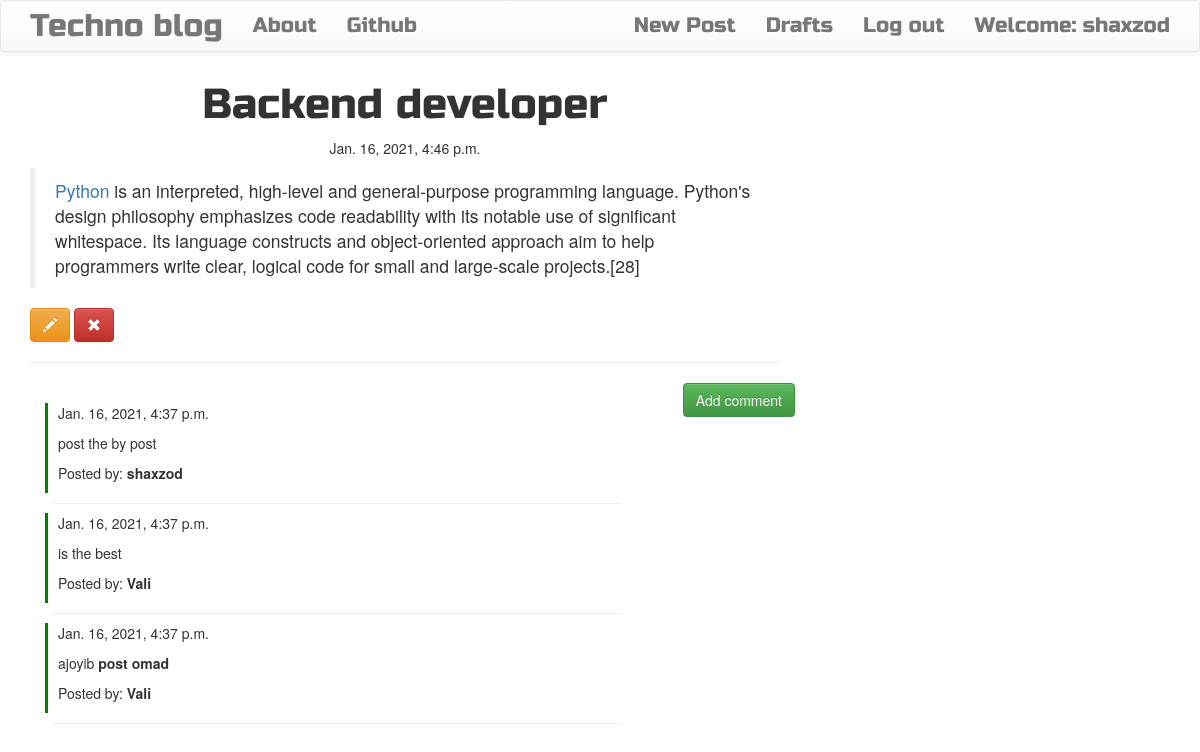
The app's page /post/1/ (signed in) with its own data.
### blog/models.py (models this page shows, shortened)
class Post(models.Model):
    author=models.ForeignKey('auth.User',on_delete=models.CASCADE)
    title=models.CharField(max_length=200)
    content=models.TextField()
    created_date=models.DateTimeField(default=timezone.now())
    published_date=models.DateTimeField(blank=True,null=True)

class Comment(models.Model):
    post=models.ForeignKey('blog.Post',on_delete=models.CASCADE,related_name='comments')
    author=models.ForeignKey('auth.User',on_delete=models.CASCADE)
    text=models.TextField()
    created_date=models.DateTimeField(default=timezone.now())
    approved_comment=models.BooleanField(default=False)

### blog/views.py (the view)
# urls.py: path("post/<int:pk>/",views.PostDetailView.as_view(), name="post_detail"),
class PostDetailView(DetailView,LoginRequiredMixin):
    model=Post
    context_object_name='post'
    login_url = reverse_lazy('login')
    redirect_field_name = '/'

### blog/templates/blog/post_detail.html (shortened to what this page needs)
{% extends 'blog/base.html' %}
{% load static %}
{% block content %}
<h1 class='posttitle loader'>{{ post.title }}</h1>
{% if post.published_date %}
<div class="date postdate">
    {{ post.published_date }}
</div>
{% else %}
<a class="btn btn-info" href="{% url 'publish_post' pk=post.pk %}">Publish</a>
{% endif %}
<p class='postcontent' >{{ post.content|safe|linebreaksbr }}</p>
{% if user.is_authenticated and post.author == request.user %}
<a class="btn btn-warning" href="{% url 'post_edit' pk=post.pk %}"><span class="glyphicon glyphicon-pencil"></span></a>
<a class="btn btn-danger" href="{% url 'post_remove' pk=post.pk %}"><span
        class="glyphicon glyphicon-remove"></span></a>
{% endif %}
<hr>
<a class="btn btn-success btn-comment" href="{% url 'add_comment' pk=post.pk %}">Add comment</a>
<div class="container">
    {% for comment in post.comments.all %}
    <br>
    {% if user.is_authenticated or comment.approved_comment %}
    <div style=" border-left: 3px solid green;
    height: 90px;">
        <p style="margin-left: 10px;">{{ comment.created_date }}</p>
        <div style="margin-left: 10px;">
            <p >{{ comment.text|safe|linebreaks }}</p>
            <p >Posted by: <strong>{{ comment.author }}</strong></p>
        </div>
        <hr class="hr7">
    </div>
    {% endif %}
    {% empty %}
    <p>No comments posted.</p>
    {% endfor %}
</div>
{% endblock %}

### blog/templates/blog/base.html (shortened to what this page needs)
<!DOCTYPE html>
{% load static %}
<html>
<head>
      <link rel="stylesheet" href="https://maxcdn.bootstrapcdn.com/bootstrap/3.3.7/css/bootstrap.min.css"
>
    <link rel="stylesheet" href="https://maxcdn.bootstrapcdn.com/bootstrap/3.3.7/css/bootstrap-theme.min.css"
>
    <link rel="stylesheet" href="//cdn.jsdelivr.net/medium-editor/latest/css/medium-editor.min.css" type="text/css"
        media="screen" charset="utf-8">
    <link rel="stylesheet" href="{% static 'css/blog.css' %}">
<body >
    <nav class="navbar navbar-default techfont custom-navbar">
        <div class="container">
            <ul class="nav navbar-nav">
                <li><a class='navbar-brand bigbrand' href="{% url 'post_list' %}">Techno blog</a></li>
                <li><a href="{% url 'about'%}">About</a></li>
                <li><a href="https://www.github.com">Github</a></li>
            </ul>
            <ul class="nav navbar-nav navbar-right">
                {% if user.is_authenticated %}
                <li>
                    <a href="{% url 'post_new' %}">New Post</a>
                </li>
                <li>
                    <a href="{% url 'post_draft_list' %}">Drafts</a>
                </li>
                <li>
                    <a href="{% url 'logout' %}">Log out</a>
                </li>
                <li>
                    <a>Welcome: {{ user.username }}</a>
                </li>
                {% else %}
                <li><a class='nav navbar-right' href="{% url 'login' %}"><span
                            class="glyphicon glyphicon-user"></span></a></li>
                {% endif %}
            </ul>
        </div>
    </nav>
    <div class="content container">
        <div class="row">
            <div class="col-md-8">
                <div class="blog_posts">
                    {% block content %}
                    {% endblock %}
                </div>
            </div>
        </div>
    </div>
</body>
</html>

### blog/static/css/blog.css (style rules this page uses)
.techfont { font-family: 'Russo One', sans-serif; font-size: 1.5em; margin-bottom: 10px; }
.hr7 { width:50%;text-align:left;margin-left:5px }
.postdate { text-align: center; }
.posttitle { font-family: 'Russo One', sans-serif; font-size: 3em; text-align: center; }
.postcontent { font-family: 'Montserrat'; font-size:2em; }
.btn-comment { position: absolute; right: 0px; }
.bigbrand { font-size: 1.5em; }
.loader { filter:hue-rotate(0deg); color: linear-gradient(45deg,#0f8,#08f); animation:hue 5000ms infinite linear; }

### records on screen
Post: title "Backend developer", published_date "Jan. 16, 2021, 4:46 p.m.", content "Python is an interpreted, high-level and general-purpose programming language. Python's design philosophy emphasizes code readability with its notable use of significant whitespace. Its language constructs and object-oriented approach aim to help programmers write clear, logical code for small and large-scale projects.[28]"
Comment: created_date "Jan. 16, 2021, 4:37 p.m.", text "post the by post", author "shaxzod"
Comment: created_date "Jan. 16, 2021, 4:37 p.m.", text "is the best", author "Vali"
Comment: created_date "Jan. 16, 2021, 4:37 p.m.", text "ajoyib post omad", author "Vali"

### other values on screen
{{ user.username }} "shaxzod"
